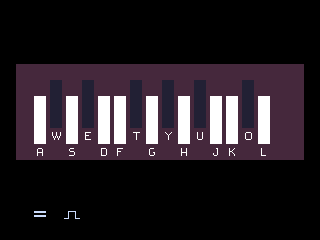

A level layout from a 2D game, rendered from its tile map. Below: a short description, then the map file with its tile-grid data intact:
An orthogonal 20x15 tile map with 16x16 px tiles, 2 tile layers (background, foreground).

<map version="1.10" tiledversion="1.11.0" orientation="orthogonal" renderorder="right-down" width="20" height="15" tilewidth="16" tileheight="16" infinite="0" nextlayerid="8" nextobjectid="1">
 <tileset firstgid="1" source="tilesheet.tsx" />
 <layer id="4" name="background" width="20" height="15">
  <data encoding="csv">
1,1,1,1,1,1,1,1,1,1,1,1,1,1,1,1,1,1,1,1,
1,1,1,1,1,1,1,1,1,1,1,1,1,1,1,1,1,1,1,1,
1,1,1,1,1,1,1,1,1,1,1,1,1,1,1,1,1,1,1,1,
1,1,1,1,1,1,1,1,1,1,1,1,1,1,1,1,1,1,1,1,
1,2,2,2,2,2,2,2,2,2,2,2,2,2,2,2,2,2,2,1,
1,2,2,2,2,2,2,2,2,2,2,2,2,2,2,2,2,2,2,1,
1,2,2,2,2,2,2,2,2,2,2,2,2,2,2,2,2,2,2,1,
1,2,2,2,2,2,2,2,2,2,2,2,2,2,2,2,2,2,2,1,
1,2,2,2,2,2,2,2,2,2,2,2,2,2,2,2,2,2,2,1,
1,2,2,2,2,2,2,2,2,2,2,2,2,2,2,2,2,2,2,1,
1,1,1,1,1,1,1,1,1,1,1,1,1,1,1,1,1,1,1,1,
1,1,1,1,1,1,1,1,1,1,1,1,1,1,1,1,1,1,1,1,
1,1,1,1,1,1,1,1,1,1,1,1,1,1,1,1,1,1,1,1,
1,1,1,1,1,1,1,1,1,1,1,1,1,1,1,1,1,1,1,1,
1,1,1,1,1,1,1,1,1,1,1,1,1,1,1,1,1,1,1,1
</data>
 </layer>
 <layer id="7" name="foreground" width="20" height="15">
  <data encoding="csv">
1,1,1,1,1,1,1,1,1,1,1,1,1,1,1,1,1,0,1,1,
1,1,1,1,1,1,1,1,1,1,1,1,1,1,1,1,1,0,1,1,
1,1,1,1,1,1,1,1,1,1,1,1,1,1,1,1,1,0,1,1,
1,1,1,1,1,1,1,1,1,1,1,1,1,1,1,1,1,1,1,1,
1,1,1,1,1,1,1,1,1,1,1,1,1,1,1,1,1,1,1,1,
1,1,1,4,1,4,1,1,4,1,4,1,4,1,1,4,1,1,1,1,
1,1,3,4,3,4,3,3,4,3,4,3,4,3,3,4,3,1,1,1,
1,1,3,4,3,4,3,3,4,3,4,3,4,3,3,4,3,1,1,1,
1,1,3,87,3,69,3,3,84,3,89,3,85,3,3,79,3,1,1,1,
1,1,65,1,83,1,68,70,1,71,1,72,1,74,75,1,76,1,1,1,
1,1,1,1,1,1,1,1,1,1,1,0,1,1,1,1,1,1,1,1,
1,1,1,1,1,1,1,1,1,1,1,1,1,1,1,1,1,1,1,1,
1,1,1,1,1,1,1,1,1,1,1,1,1,1,1,1,1,1,1,1,
1,1,10,1,12,0,1,1,1,1,1,1,1,1,1,1,1,1,1,1,
1,1,1,1,1,1,1,1,1,1,1,1,1,1,1,1,1,1,1,1
</data>
 </layer>
</map>